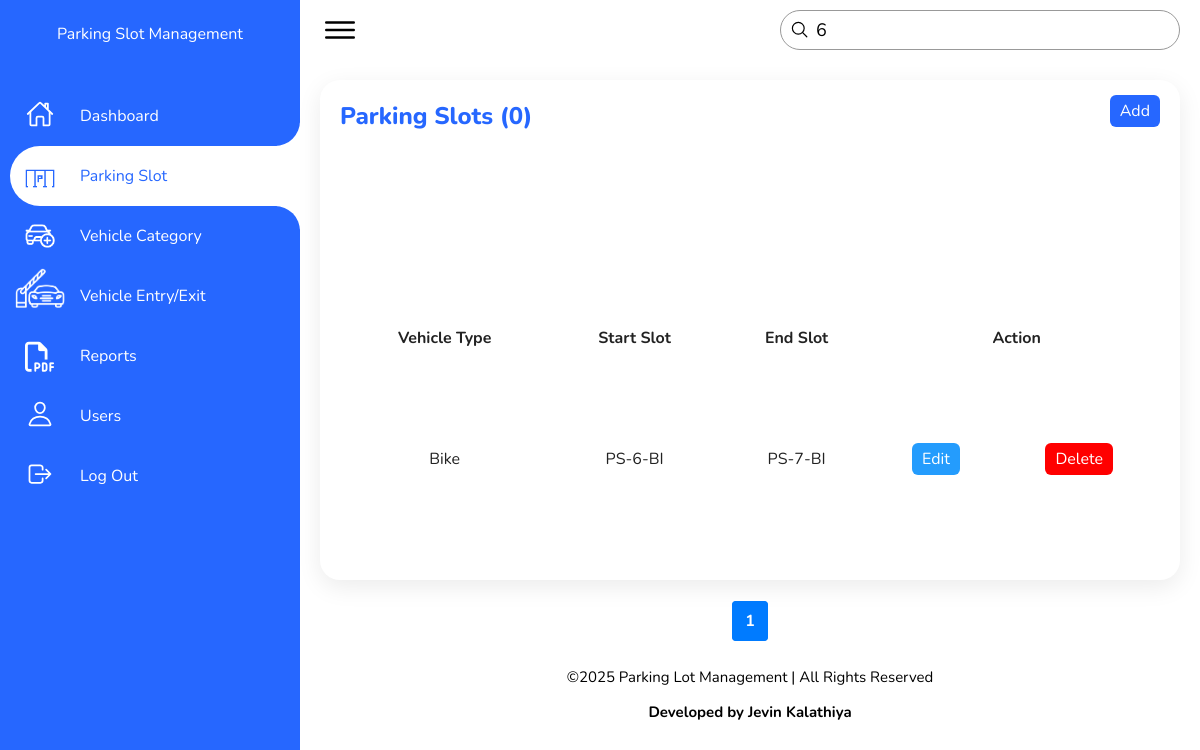
The page /slot.php?s=6 (signed in) on the database its author committed.
### tables this page shows
CREATE TABLE `parking_slot` (
  `id` int(11) NOT NULL,
  `slot_type` varchar(700) NOT NULL,
  `slot_start` int(50) NOT NULL,
  `slot_end` int(50) NOT NULL,
  `slot_url_code` varchar(700) NOT NULL
);

CREATE TABLE `vehicle_category` (
  `id` int(11) NOT NULL,
  `category_name` varchar(700) NOT NULL,
  `amount` int(11) NOT NULL,
  `cat_status` tinyint(4) NOT NULL,
  `cat_url_code` varchar(700) NOT NULL
);

### function.inc.php (called while the page is built, shortened)
<?php
function get_safe_value($con, $str)
{
    if (($str != '')) {
        return mysqli_real_escape_string($con, $str);
    }
}

### slot.php (the view, shortened to what this page needs)
<?php
require("connection.inc.php");
require("function.inc.php");
$records_per_page = 10;
$start = 0;
$page = 1;
$record = mysqli_num_rows(mysqli_query($con, "SELECT * FROM parking_slot"));
$total_pages = ceil($record / $records_per_page);
?>
<!DOCTYPE html>
<html lang="en">
<head>
    <link rel="stylesheet" href="./assets/css/style.css">
    <link rel="stylesheet" href="https://site-assets.fontawesome.com/releases/v6.6.0/css/all.css">
</head>
<body>
    <div class="container">
        <div class="navigation">
            <ul>
                <li><br>
                    <span class="company-title">Parking Slot Management</span>
                </li>
                <li>
                    <a href="index">
                        <span class="icon">
                            <ion-icon name="home-outline"></ion-icon>
                        </span>
                        <span class="title">Dashboard</span>
                    </a>
                </li>
                <li class="active">
                    <a href="slot">
                        <span class="icon">
                            <img src="assets/imgs/free_parking_blue.png" width="30">
                        </span>
                        <span class="title">Parking Slot</span>
                    </a>
                </li>
                <li>
                    <a href="vehicle_category">
                        <span class="icon">
                            <img src="assets/imgs/Add_vehicle_category.png" width="30">
                        </span>
                        <span class="title">Vehicle Category</span>
                    </a>
                </li>
                <li>
                    <a href="vehicle_entry">
                        <span class="icon">
                            <img src="assets/imgs/parking_gate.png" width="50">
                        </span>
                        <span class="title">Vehicle Entry/Exit</span>
                    </a>
                </li>
                <li>
                    <a href="reports">
                        <span class="icon">
                            <i class="fa-regular fa-file-pdf"></i>
                        </span>
                        <span class="title">Reports</span>
                    </a>
                </li>
                <li>
                    <a href="user">
                        <span class="icon">
                            <ion-icon name="person-outline"></ion-icon>
                        </span>
                        <span class="title">Users</span>
                    </a>
                </li>
                <li>
                    <a href="logout">
                        <span class="icon">
                            <ion-icon name="log-out-outline"></ion-icon>
                        </span>
                        <span class="title">Log Out</span>
                    </a>
                </li>
            </ul>
        </div>
        <div class="main">
            <div class="topbar">
                <div class="toggle">
                    <ion-icon name="menu-outline"></ion-icon>
                </div>
                <form method="get" id="searchForm">
                    <div class="search">
                        <label>
                            <input type="text" name="s" id="searchInput" placeholder="Search here" value="<?php if (isset($_GET['s'])) {
                                echo $_GET['s'];
                            } ?>"
                                onkeypress="if(event.key === 'Enter'){ this.form.submit(); } updateSlot(this.value.trim());">
                            <ion-icon name="search-outline"></ion-icon>
                        </label>
                    </div>
                </form>
            </div>
            <div class="details-d-e">
                <div class="container-d-e">
                    <div class="cardHeader">
                        <h2>Parking Slots <span id="count"></span></h2>
                        <div class="button-container">
                            <a href="manage_slot" class="btn-c">Add</a>
                        </div>
                    </div>
                    <table>
                        <thead>
                            <tr>
                                <td>Vehicle Type</td>
                                <td>Start Slot</td>
                                <td>End Slot</td>
                                <td colspan="3">Action</td>
                            </tr>
                        </thead>
                        <tbody>
                            <?php
                            if (isset($_GET['s']) && !empty(trim($_GET['s']))) {
                                $search = get_safe_value($con, $_GET['s']);
                                if (!empty($search)) {
                                    $search_query = "AND (parking_slot.slot_start LIKE '%$search%' OR parking_slot.slot_end LIKE '%$search%' OR vehicle_category.category_name LIKE '%$search%')";
                                    $record_query = "SELECT COUNT(*) as total FROM parking_slot INNER JOIN vehicle_category ON parking_slot.slot_type = vehicle_category.cat_url_code WHERE vehicle_category.cat_status=1 and 1=1 $search_query";
                                    $record_result = mysqli_query($con, $record_query);
                                    if ($record_result) {
                                        $record_row = mysqli_fetch_assoc($record_result);
                                        $record = $record_row['total'];
                                        $total_pages = ceil($record / $records_per_page);
                                        $sql_page = "SELECT parking_slot.*, vehicle_category.category_name FROM parking_slot INNER JOIN vehicle_category ON parking_slot.slot_type = vehicle_category.cat_url_code WHERE vehicle_category.cat_status=1 and 1=1 $search_query ORDER BY parking_slot.id DESC LIMIT $start, $records_per_page";
                                        $res_page1 = mysqli_query($con, $sql_page);
                                        if (mysqli_num_rows($res_page1) > 0) {
                                            while ($items = mysqli_fetch_assoc($res_page1)) {
                                                ?>
                                                <tr>
                                                    <td><?= htmlspecialchars($items['category_name']); ?></td>
                                                    <td><?= htmlspecialchars("PS-" . $items['slot_start']) . "-" . strtoupper(substr($items['category_name'], 0, 2)); ?>
                                                    </td>
                                                    <td><span><?= htmlspecialchars("PS-" . $items['slot_end']) . "-" . strtoupper(substr($items['category_name'], 0, 2)); ?></span>
                                                    </td>
                                                    <td><a href='manage_slot/<?= htmlspecialchars($items['slot_url_code']) ?>'
                                                            class='btn-c'>Edit</a></td>
                                                    <td><a href='?ac=delete&requestid=<?= htmlspecialchars($items['slot_url_code']) ?>'
                                                            class='btn-c delete'>Delete</a></td>
                                                </tr>
                                                <?php
                                            }
                                        } elseif (!mysqli_num_rows($res_page1) > 0) { ?>
                                            <td colspan="7">No record Found</td>
                                        <?php }
                                    }
                                } elseif (!mysqli_num_rows($res_page1) > 0) { ?>
                                    <td colspan="7">No record Found</td>
                                <?php }
                            }
                            ?>
                        </tbody>
                    </table>
                </div>
                <?php
                echo '<nav aria-label="Page navigation">';
                echo '<ul class="pagination">';
                $max_links = 3;
                $start_page = max(1, $page - floor($max_links / 2));
                $end_page = min($total_pages, $page + floor($max_links / 2));
                for ($i = $start_page; $i <= $end_page; $i++) {
                    if ($i == $page) {
                        echo '<li class="page-item active"><span class="page-link">' . $i . '</span></li>';
                    } else {
                        echo '<li class="page-item"><a class="page-link" href="?p=' . $i . '">' . $i . '</a></li>';
                    }
                }
                echo '</ul>';
                echo '</nav>';
                ?>
            </div>
            <footer>
                <p>©<?php $year = date("Y");
                echo $year; ?> Parking Lot Management | All Rights Reserved</p>
                <p><strong>Developed by Jevin Kalathiya</strong></p>
            </footer>
</body>
</html>

### rows shown on the page
parking_slot: vehicle_category.category_name "Bike", slot_start "PS-6", vehicle_category.category_name "BI", slot_end "PS-7"
